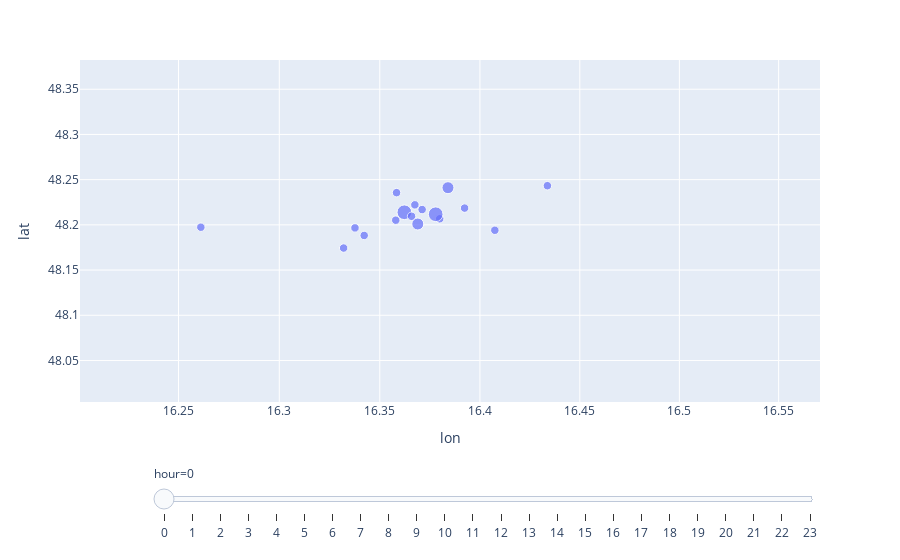

The cell this chart's notebook holds for it:
### Code cell
import plotly.express as px

fig = px.scatter(grouped_gdf, x="lon", y="lat", animation_frame="hour", animation_group="HTXT",
           size="count",  hover_name="HTXT",
           log_x=True, size_max=55, range_x=[np.min(grouped_gdf["lon"]),np.max(grouped_gdf["lon"])], 
                                    range_y=[np.min(grouped_gdf["lat"]),np.max(grouped_gdf["lat"])])

fig["layout"].pop("updatemenus") # optional, drop animation buttons
fig.show()

### Figure 1 — Plotly figure (JSON) as saved in the notebook; plotly's stock layout.template omitted (floating-point values rounded to 4 significant figures)
{"data": [{"hovertemplate": "<b>%{hovertext}</b><br><br>hour=0<br>lon=%{x}<br>lat=%{y}<br>count=%{marker.size}<extra></extra>", "hovertext": ["Margaretengürtel", "Meidling", "Hütteldorf", "Handelskai", "Westbahnhof", "Volkstheater", "Schottentor", "Spittelau", "Roßauer Lände", "Schottenring", "Stubentor", "Schwedenplatz", "Herrengasse", "Karlsplatz", "Schlachthausgasse", "Praterstern", "Kagran"], "ids": ["Margaretengürtel", "Meidling", "Hütteldorf", "Handelskai", "Westbahnhof", "Volkstheater", "Schottentor", "Spittelau", "Roßauer Lände", "Schottenring", "Stubentor", "Schwedenplatz", "Herrengasse", "Karlsplatz", "Schlachthausgasse", "Praterstern", "Kagran"], "legendgroup": "", "marker": {"color": "#636efa", "size": [1, 1, 1, 2, 1, 1, 3, 1, 1, 1, 1, 3, 1, 2, 1, 1, 1], "sizemode": "area", "sizeref": 0.02777, "symbol": "circle"}, "mode": "markers", "name": "", "orientation": "v", "showlegend": false, "x": [16.34, 16.33, 16.26, 16.38, 16.34, 16.36, 16.36, 16.36, 16.37, 16.37, 16.38, 16.38, 16.37, 16.37, 16.41, 16.39, 16.43], "xaxis": "x", "y": [48.19, 48.17, 48.2, 48.24, 48.2, 48.21, 48.21, 48.24, 48.22, 48.22, 48.21, 48.21, 48.21, 48.2, 48.19, 48.22, 48.24], "yaxis": "y", "type": "scatter"}], "layout": {"xaxis": {"anchor": "y", "domain": [0, 1], "title": {"text": "lon"}, "type": "log", "range": [1.21, 1.219]}, "yaxis": {"anchor": "x", "domain": [0, 1], "title": {"text": "lat"}, "range": [48.0, 48.38]}, "legend": {"tracegroupgap": 0, "itemsizing": "constant"}, "margin": {"t": 60}, "sliders": [{"active": 0, "currentvalue": {"prefix": "hour="}, "len": 0.9, "pad": {"b": 10, "t": 60}, "steps": [{"args": [["0"], {"frame": {"duration": 0, "redraw": false}, "mode": "immediate", "fromcurrent": true, "transition": {"duration": 0, "easing": "linear"}}], "label": "0", "method": "animate"}, {"args": [["1"], {"frame": {"duration": 0, "redraw": false}, "mode": "immediate", "fromcurrent": true, "transition": {"duration": 0, "easing": "linear"}}], "label": "1", "method": "animate"}, {"args": [["2"], {"frame": {"duration": 0, "redraw": false}, "mode": "immediate", "fromcurrent": true, "transition": {"duration": 0, "easing": "linear"}}], "label": "2", "method": "animate"}, {"args": [["3"], {"frame": {"duration": 0, "redraw": false}, "mode": "immediate", "fromcurrent": true, "transition": {"duration": 0, "easing": "linear"}}], "label": "3", "method": "animate"}, {"args": [["4"], {"frame": {"duration": 0, "redraw": false}, "mode": "immediate", "fromcurrent": true, "transition": {"duration": 0, "easing": "linear"}}], "label": "4", "method": "animate"}, {"args": [["5"], {"frame": {"duration": 0, "redraw": false}, "mode": "immediate", "fromcurrent": true, "transition": {"duration": 0, "easing": "linear"}}], "label": "5", "method": "animate"}, {"args": [["6"], {"frame": {"duration": 0, "redraw": false}, "mode": "immediate", "fromcurrent": true, "transition": {"duration": 0, "easing": "linear"}}], "label": "6", "method": "animate"}, {"args": [["7"], {"frame": {"duration": 0, "redraw": false}, "mode": "immediate", "fromcurrent": true, "transition": {"duration": 0, "easing": "linear"}}], "label": "7", "method": "animate"}, {"args": [["8"], {"frame": {"duration": 0, "redraw": false}, "mode": "immediate", "fromcurrent": true, "transition": {"duration": 0, "easing": "linear"}}], "label": "8", "method": "animate"}, {"args": [["9"], {"frame": {"duration": 0, "redraw": false}, "mode": "immediate", "fromcurrent": true, "transition": {"duration": 0, "easing": "linear"}}], "label": "9", "method": "animate"}, {"args": [["10"], {"frame": {"duration": 0, "redraw": false}, "mode": "immediate", "fromcurrent": true, "transition": {"duration": 0, "easing": "linear"}}], "label": "10", "method": "animate"}, {"args": [["11"], {"frame": {"duration": 0, "redraw": false}, "mode": "immediate", "fromcurrent": true, "transition": {"duration": 0, "easing": "linear"}}], "label": "11", "method": "animate"}, {"args": [["12"], {"frame": {"duration": 0, "redraw": false}, "mode": "immediate", "fromcurrent": true, "transition": {"duration": 0, "easing": "linear"}}], "label": "12", "method": "animate"}, {"args": [["13"], {"frame": {"duration": 0, "redraw": false}, "mode": "immediate", "fromcurrent": true, "transition": {"duration": 0, "easing": "linear"}}], "label": "13", "method": "animate"}, {"args": [["14"], {"frame": {"duration": 0, "redraw": false}, "mode": "immediate", "fromcurrent": true, "transition": {"duration": 0, "easing": "linear"}}], "label": "14", "method": "animate"}, {"args": [["15"], {"frame": {"duration": 0, "redraw": false}, "mode": "immediate", "fromcurrent": true, "transition": {"duration": 0, "easing": "linear"}}], "label": "15", "method": "animate"}, {"args": [["16"], {"frame": {"duration": 0, "redraw": false}, "mode": "immediate", "fromcurrent": true, "transition": {"duration": 0, "easing": "linear"}}], "label": "16", "method": "animate"}, {"args": [["17"], {"frame": {"duration": 0, "redraw": false}, "mode": "immediate", "fromcurrent": true, "transition": {"duration": 0, "easing": "linear"}}], "label": "17", "method": "animate"}, {"args": [["18"], {"frame": {"duration": 0, "redraw": false}, "mode": "immediate", "fromcurrent": true, "transition": {"duration": 0, "easing": "linear"}}], "label": "18", "method": "animate"}, {"args": [["19"], {"frame": {"duration": 0, "redraw": false}, "mode": "immediate", "fromcurrent": true, "transition": {"duration": 0, "easing": "linear"}}], "label": "19", "method": "animate"}, {"args": [["20"], {"frame": {"duration": 0, "redraw": false}, "mode": "immediate", "fromcurrent": true, "transition": {"duration": 0, "easing": "linear"}}], "label": "20", "method": "animate"}, {"args": [["21"], {"frame": {"duration": 0, "redraw": false}, "mode": "immediate", "fromcurrent": true, "transition": {"duration": 0, "easing": "linear"}}], "label": "21", "method": "animate"}, {"args": [["22"], {"frame": {"duration": 0, "redraw": false}, "mode": "immediate", "fromcurrent": true, "transition": {"duration": 0, "easing": "linear"}}], "label": "22", "method": "animate"}, {"args": [["23"], {"frame": {"duration": 0, "redraw": false}, "mode": "immediate", "fromcurrent": true, "transition": {"duration": 0, "easing": "linear"}}], "label": "23", "method": "animate"}], "x": 0.1, "xanchor": "left", "y": 0, "yanchor": "top"}]}}
